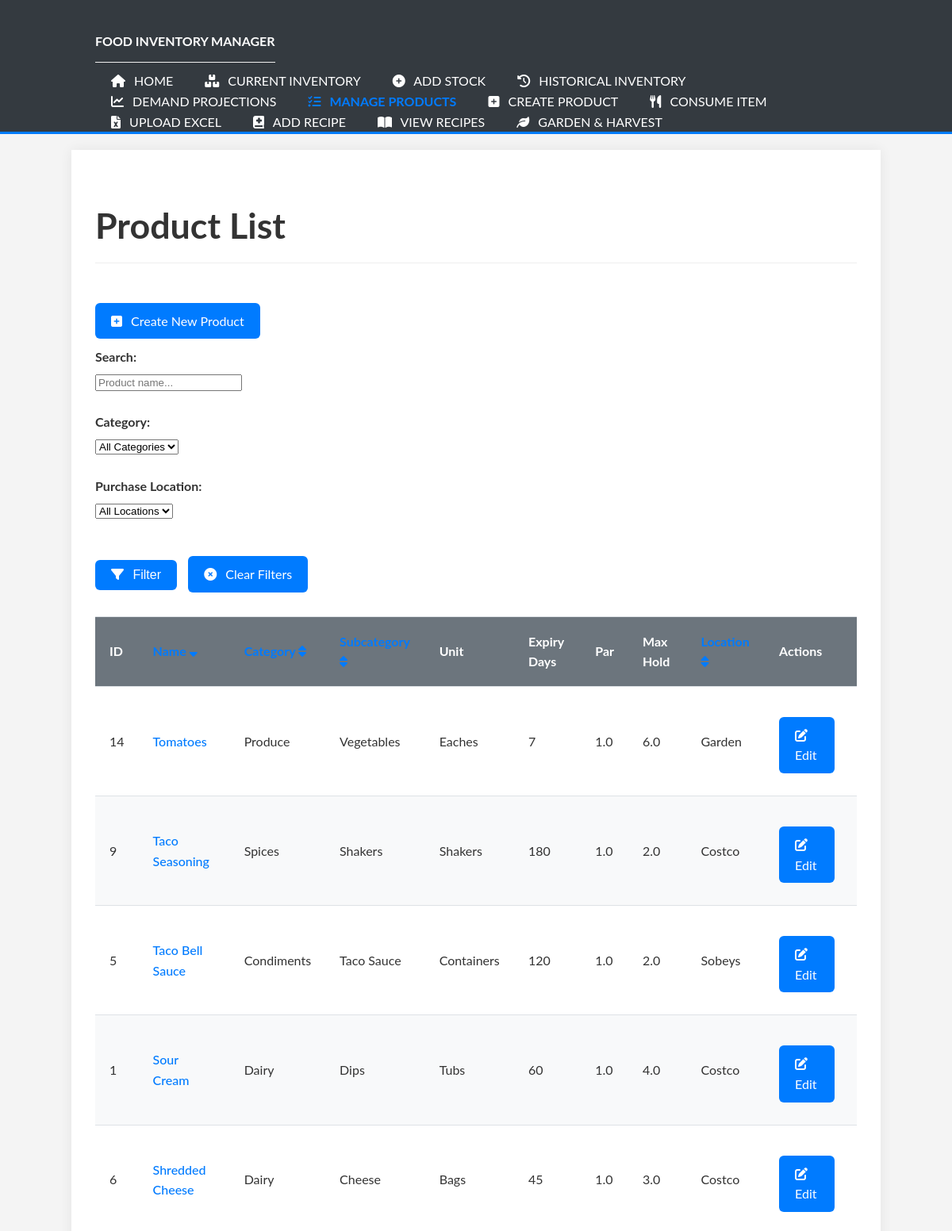
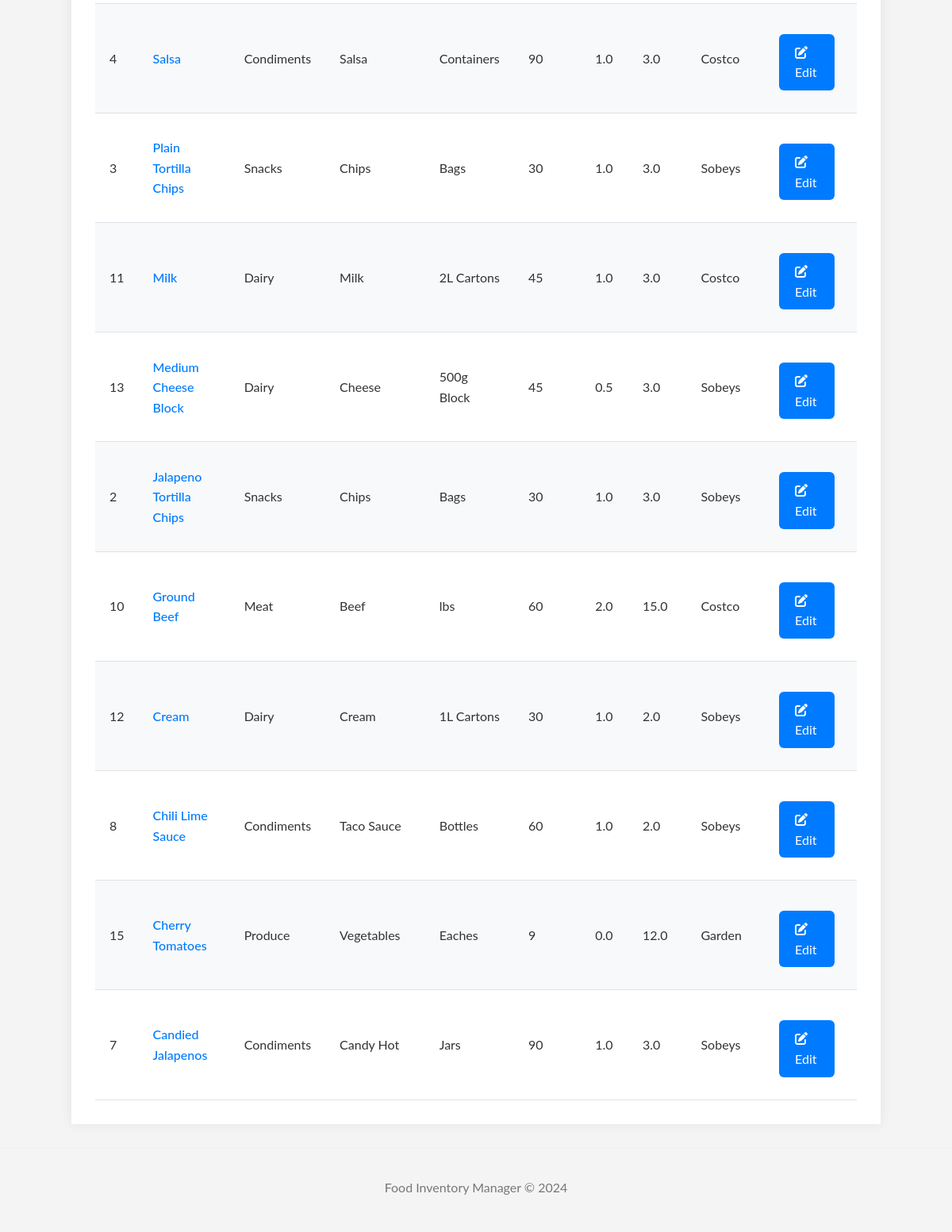
Page /products?search_term=&category=&purchase_location=&sort_by=name&sort_order=DESC&page=1&per_page=20 on the committed database (2 pictures, top to bottom).
### tables this page shows
CREATE TABLE products (
                        id INTEGER PRIMARY KEY AUTOINCREMENT,
                        name TEXT NOT NULL UNIQUE,
                        category TEXT,
                        subcategory TEXT,
                        unit_of_measure TEXT NOT NULL,
                        default_expiry_days INTEGER NOT NULL,
                        par_level REAL DEFAULT 0,
                        max_holding_amount REAL DEFAULT 0,
    purchase_location TEXT,
    consumption_override_rate REAL DEFAULT NULL
                    );

### app.py (the view, shortened to what this page needs)
@app.route('/products', methods=['GET'])
def list_products_view():
    search_term = request.args.get('search_term', '').strip()
    category = request.args.get('category', '').strip()
    purchase_location = request.args.get('purchase_location', '').strip()
    sort_by = request.args.get('sort_by', 'name').strip()
    sort_order = request.args.get('sort_order', 'ASC').strip().upper()
    if sort_order not in ['ASC', 'DESC']:
        sort_order = 'ASC'
    try:
        page = int(request.args.get('page', 1))
        if page < 1: page = 1
    except ValueError:
        page = 1
    try:
        per_page = int(request.args.get('per_page', 20))
        if per_page < 1: per_page = 1
    except ValueError:
        per_page = 20
    products = manager.get_all_products(
        search_term=search_term if search_term else None,
        category=category if category else None,
        purchase_location=purchase_location if purchase_location else None,
        sort_by=sort_by,
        sort_order=sort_order,
        page=page,
        per_page=per_page
    )
    total_products = manager.get_product_count(
        search_term=search_term if search_term else None,
        category=category if category else None,
        purchase_location=purchase_location if purchase_location else None
    )
    total_pages = (total_products + per_page - 1) // per_page if per_page > 0 else 1
    all_categories = manager.get_all_categories()
    all_purchase_locations = manager.get_all_purchase_locations()
    return render_template(
        'list_products.html',
        products=products,
        current_page=page,
        total_pages=total_pages,
        per_page=per_page,
        search_term=search_term,
        selected_category=category,
        selected_purchase_location=purchase_location,
        sort_by=sort_by,
        sort_order=sort_order,
        categories=all_categories,
        purchase_locations=all_purchase_locations
    )

### Food_manager.py (called while the page is built)
    def _get_db_connection(self):
        if self.conn and self.db_filepath == ":memory:":
            return self.conn
        conn = sqlite3.connect(self.db_filepath)
        conn.row_factory = sqlite3.Row # Access columns by name
        return conn

    def get_all_categories(self):
        categories = []
        try:
            with self._get_db_connection() as conn:
                cursor = conn.cursor()
                cursor.execute("SELECT DISTINCT category FROM products WHERE category IS NOT NULL ORDER BY category ASC")
                rows = cursor.fetchall()
                for row in rows:
                    categories.append(row['category'])
        except sqlite3.Error as e:
            print(f"Database error fetching all categories: {e}")
        return categories

    def get_all_purchase_locations(self):
        locations = []
        try:
            with self._get_db_connection() as conn:
                cursor = conn.cursor()
                cursor.execute("SELECT DISTINCT purchase_location FROM products WHERE purchase_location IS NOT NULL ORDER BY purchase_location ASC")
                rows = cursor.fetchall()
                for row in rows:
                    locations.append(row['purchase_location'])
        except sqlite3.Error as e:
            print(f"Database error fetching all purchase locations: {e}")
        return locations

### templates/list_products.html (shortened to what this page needs)
{% extends "base.html" %}
{% block content %}
<h1>Product List</h1>
<a href="{{ url_for('create_product_view') }}" class="button"><i class="fas fa-plus-square"></i> Create New Product</a>
<form method="GET" action="{{ url_for('list_products_view') }}" class="filter-form">
    <div class="form-row">
        <div class="form-group">
            <label for="search_term">Search:</label>
            <input type="text" name="search_term" id="search_term" value="{{ search_term or '' }}" placeholder="Product name...">
        </div>
        <div class="form-group">
            <label for="category">Category:</label>
            <select name="category" id="category">
                <option value="" {% if not selected_category %}selected{% endif %}>All Categories</option>
            </select>
        </div>
        <div class="form-group">
            <label for="purchase_location">Purchase Location:</label>
            <select name="purchase_location" id="purchase_location">
                <option value="" {% if not selected_purchase_location %}selected{% endif %}>All Locations</option>
            </select>
        </div>
    </div>
    <div class="form-actions">
        <button type="submit" class="button"><i class="fas fa-filter"></i> Filter</button>
        <a href="{{ url_for('list_products_view') }}" class="button button-secondary"><i class="fas fa-times-circle"></i> Clear Filters</a>
    </div>
</form>
{% if products %}
<table>
    <thead>
        <tr>
            <th class="product-list-header">ID</th>
            <th class="product-list-header">
                <a href="{{ url_for('list_products_view', search_term=search_term, category=selected_category, purchase_location=selected_purchase_location, sort_by='name', sort_order='DESC' if sort_by == 'name' and sort_order == 'ASC' else 'ASC', page=current_page, per_page=per_page) }}">
                    {% if sort_by == 'name' %}
                        <i class="fas fa-sort-{{ 'up' if sort_order == 'ASC' else 'down' }}"></i>
                    {% else %}
                        <i class="fas fa-sort"></i>
                    {% endif %}
                </a>
            </th>
            <th class="product-list-header">
                <a href="{{ url_for('list_products_view', search_term=search_term, category=selected_category, purchase_location=selected_purchase_location, sort_by='category', sort_order='DESC' if sort_by == 'category' and sort_order == 'ASC' else 'ASC', page=current_page, per_page=per_page) }}">
                    {% if sort_by == 'category' %}
                        <i class="fas fa-sort-{{ 'up' if sort_order == 'ASC' else 'down' }}"></i>
                    {% else %}
                        <i class="fas fa-sort"></i>
                    {% endif %}
                </a>
            </th>
            <th class="product-list-header">
                <a href="{{ url_for('list_products_view', search_term=search_term, category=selected_category, purchase_location=selected_purchase_location, sort_by='subcategory', sort_order='DESC' if sort_by == 'subcategory' and sort_order == 'ASC' else 'ASC', page=current_page, per_page=per_page) }}">
                    {% if sort_by == 'subcategory' %}
                        <i class="fas fa-sort-{{ 'up' if sort_order == 'ASC' else 'down' }}"></i>
                    {% else %}
                        <i class="fas fa-sort"></i>
                    {% endif %}
                </a>
            </th>
            <th class="product-list-header">Unit</th>
            <th class="product-list-header">Expiry Days</th>
            <th class="product-list-header">Par</th>
            <th class="product-list-header">Max Hold</th>
            <th class="product-list-header">
                <a href="{{ url_for('list_products_view', search_term=search_term, category=selected_category, purchase_location=selected_purchase_location, sort_by='purchase_location', sort_order='DESC' if sort_by == 'purchase_location' and sort_order == 'ASC' else 'ASC', page=current_page, per_page=per_page) }}">
                    {% if sort_by == 'purchase_location' %}
                        <i class="fas fa-sort-{{ 'up' if sort_order == 'ASC' else 'down' }}"></i>
                    {% else %}
                        <i class="fas fa-sort"></i>
                    {% endif %}
                </a>
            </th>
            <th class="product-list-header">Actions</th>
        </tr>
    </thead>
    <tbody>
        {% for product in products %}
        <tr>
            <td>{{ product.id }}</td>
            <td><a href="#" class="product-name-link" data-product-id="{{ product.id }}" onclick="openProductModal(this.dataset.productId); return false;">{{ product.name }}</a></td>
            <td>{{ product.category if product.category is not none else '' }}</td>
            <td>{{ product.subcategory if product.subcategory is not none else '' }}</td>
            <td>{{ product.unit_of_measure }}</td>
            <td>{{ product.default_expiry_days }}</td>
            <td>{{ product.par_level if product.par_level is not none else '' }}</td>
            <td>{{ product.max_holding_amount if product.max_holding_amount is not none else '' }}</td>
            <td>{{ product.purchase_location if product.purchase_location is not none else '' }}</td>
            <td>
                <a href="{{ url_for('edit_product_view', product_id=product.id) }}" class="button button-small"><i class="fas fa-edit"></i> Edit</a>
            </td>
        </tr>
        {% endfor %}
    </tbody>
</table>
{% endif %}
{% endblock %}

### static/style.css (style rules this page uses)
body { font-family: 'Lato', Arial, sans-serif; margin: 0; padding: 0; background-color: #f4f4f4; color: #333; line-height: 1.6; }
h1, h2, h3 { color: #333; }
h1, h1.page-title { font-size: 2.8em; font-weight: 700; margin-bottom: 30px; color: #333; border-bottom: 1px solid #eee; padding-bottom: 10px; }
.form-group { margin-bottom: 25px; }
.form-group label { display: block; margin-bottom: 5px; font-weight: bold; }
table { width: 100%; border-collapse: collapse; margin-top: 20px; border-top: 1px solid #dee2e6; }
th, td { padding: 18px; border: none; border-bottom: 1px solid #dee2e6; text-align: left; vertical-align: middle; }
th { background-color: #e9ecef; color: #212529; font-weight: bold; }
tr:nth-child(even) { background-color: #f8f9fa; }
a { color: #007bff; text-decoration: none; }
.button, .nav-link-button { display: inline-block; margin-top: 20px; padding: 10px 20px; background-color: #007bff; color: white !important; border-radius: 6px; text-decoration: none; border: none; cursor: pointer; font-size: 1em; margin-right: 10px; margin-bottom: 10px; transition: background-color 0.2s ease-out, box-shadow 0.2s ease-out; }
.button i, .nav-link-button i { margin-right: 7px; }
th.product-list-header { background-color: #6c757d; color: #fff; }
.product-name-link { color: #007bff; text-decoration: none; cursor: pointer; font-weight: 500; }

### rows in the picture
products: id "14", name "Tomatoes", category "Produce", subcategory "Vegetables", unit_of_measure "Eaches", default_expiry_days "7", par_level "1.0", max_holding_amount "6.0", purchase_location "Garden"
products: id "9", name "Taco Seasoning", category "Spices", subcategory "Shakers", unit_of_measure "Shakers", default_expiry_days "180", par_level "1.0", max_holding_amount "2.0", purchase_location "Costco"
products: id "5", name "Taco Bell Sauce", category "Condiments", subcategory "Taco Sauce", unit_of_measure "Containers", default_expiry_days "120", par_level "1.0", max_holding_amount "2.0", purchase_location "Sobeys"
products: id "1", name "Sour Cream", category "Dairy", subcategory "Dips", unit_of_measure "Tubs", default_expiry_days "60", par_level "1.0", max_holding_amount "4.0", purchase_location "Costco"
products: id "6", name "Shredded Cheese", category "Dairy", subcategory "Cheese", unit_of_measure "Bags", default_expiry_days "45", par_level "1.0", max_holding_amount "3.0", purchase_location "Costco"
products: id "4", name "Salsa", category "Condiments", subcategory "Salsa", unit_of_measure "Containers", default_expiry_days "90", par_level "1.0", max_holding_amount "3.0", purchase_location "Costco"
products: id "3", name "Plain Tortilla Chips", category "Snacks", subcategory "Chips", unit_of_measure "Bags", default_expiry_days "30", par_level "1.0", max_holding_amount "3.0", purchase_location "Sobeys"
products: id "11", name "Milk", category "Dairy", subcategory "Milk", unit_of_measure "2L Cartons", default_expiry_days "45", par_level "1.0", max_holding_amount "3.0", purchase_location "Costco"
products: id "13", name "Medium Cheese Block", category "Dairy", subcategory "Cheese", unit_of_measure "500g Block", default_expiry_days "45", par_level "0.5", max_holding_amount "3.0", purchase_location "Sobeys"
products: id "2", name "Jalapeno Tortilla Chips", category "Snacks", subcategory "Chips", unit_of_measure "Bags", default_expiry_days "30", par_level "1.0", max_holding_amount "3.0", purchase_location "Sobeys"
products: id "10", name "Ground Beef", category "Meat", subcategory "Beef", unit_of_measure "lbs", default_expiry_days "60", par_level "2.0", max_holding_amount "15.0", purchase_location "Costco"
products: id "12", name "Cream", category "Dairy", subcategory "Cream", unit_of_measure "1L Cartons", default_expiry_days "30", par_level "1.0", max_holding_amount "2.0", purchase_location "Sobeys"
products: id "8", name "Chili Lime Sauce", category "Condiments", subcategory "Taco Sauce", unit_of_measure "Bottles", default_expiry_days "60", par_level "1.0", max_holding_amount "2.0", purchase_location "Sobeys"
products: id "15", name "Cherry Tomatoes", category "Produce", subcategory "Vegetables", unit_of_measure "Eaches", default_expiry_days "9", par_level "0.0", max_holding_amount "12.0", purchase_location "Garden"
products: id "7", name "Candied Jalapenos", category "Condiments", subcategory "Candy Hot", unit_of_measure "Jars", default_expiry_days "90", par_level "1.0", max_holding_amount "3.0", purchase_location "Sobeys"
